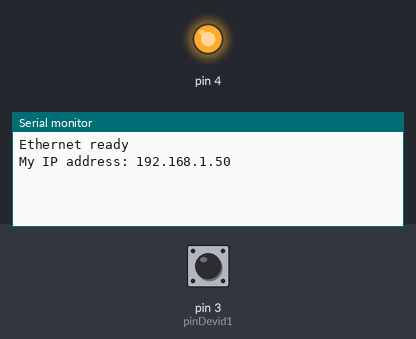
Bench run of a sketch on a simulated Arduino Leonardo, built with avr-gcc and run on an emulated ATmega32U4. Shown: output pins drawn as LEDs (lit = HIGH), the last lines printed to the serial monitor. The test bench sets the inputs (shaded band); at power-on: pin 3 (pinDevid1) LOW. WiFi joins after 1.5 s; servers stay silent unless stated; uploads are accepted with an empty reply.

Above: at 3.7 s.
3.8 s: pin 3 (pinDevid1) driven HIGH
At 5.0 s:
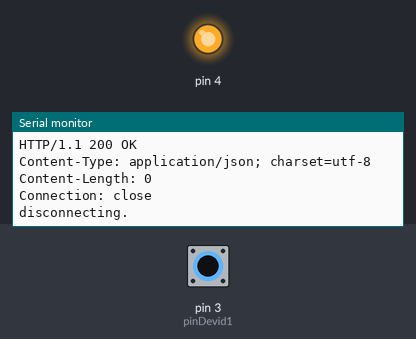
5.3 s: pin 3 (pinDevid1) driven LOW
At 6.5 s:
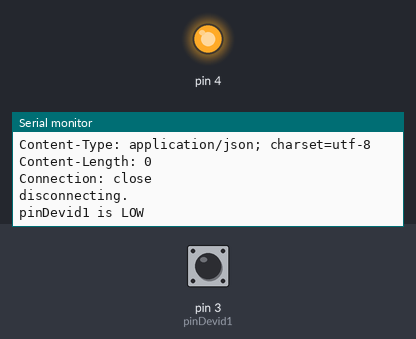
6.8 s: pin 3 (pinDevid1) pulsed HIGH 2 times (0.12 s each, 0.3 s apart)
At 6.96 s:
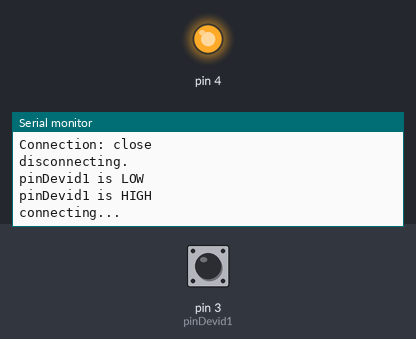
8.9 s: pin 3 (pinDevid1) pulsed HIGH 5 times (0.12 s each, 0.3 s apart)
At 9.06 s:
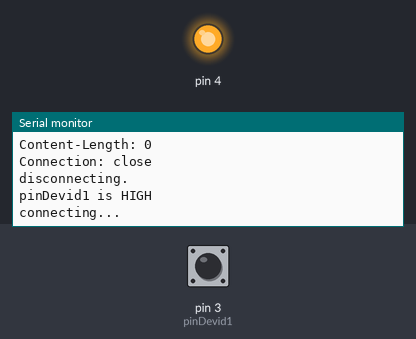

The sketch:

PushingBox-for-Arduino-Seeedstudio-Shield.ino
```cpp
////
//
// General code from http://www.pushingbox.com for Arduino + SeeedStudio Shield
// Credit to Chris Weber (thanks ;-) )
//
////

#include <SPI.h>
#include <EthernetV2_0.h>

  /////////////////
 // MODIFY HERE //
/////////////////
byte mac[] = { 0x00, 0xAA, 0xBB, 0xCC, 0xDE, 0x19 };   // Be sure this address is unique in your network

//Your secret DevID from PushingBox.com. You can use multiple DevID  on multiple Pin if you want
char DEVID1[] = "pushing box scenario identifier";        //Scenario : "The mailbox is open"

//Numeric Pin where you connect your switch
uint8_t pinDevid1 = 3; // Example : the mailbox switch is connect to the Pin 3

// Debug mode
boolean DEBUG = true;
  //////////////
 //   End    //
//////////////


char serverName[] = "api.pushingbox.com";
boolean pinDevid1State = false;                // Save the last state of the Pin for DEVID1
boolean lastConnected = false;                 // State of the connection last time through the main loop


// Initialize the Ethernet client library
// with the IP address and port of the server
// that you want to connect to (port 80 is default for HTTP):
EthernetClient client;

void setup() {
  Serial.begin(9600);
  pinMode(pinDevid1, INPUT);
  pinMode(4,OUTPUT);
 digitalWrite(4,HIGH);//Deselect the SD card
  // this check is only needed on the Leonardo:
   while (!Serial) {
    ; // wait for serial port to connect. Needed for Leonardo only
  }

  // start the Ethernet connection:
  if (Ethernet.begin(mac) == 0) {
    Serial.println("Failed to configure Ethernet using DHCP");
    // no point in carrying on, so do nothing forevermore:
    while(true);
  }
  else{
    Serial.println("Ethernet ready");
    // print the Ethernet board/shield's IP address:
    Serial.print("My IP address: ");
    Serial.println(Ethernet.localIP());
  }
  // give the Ethernet shield a second to initialize:
  delay(1000);
}

void loop()
{
      ////
      // Listening for the pinDevid1 state
      ////
      if (digitalRead(pinDevid1) == HIGH && pinDevid1State == false) // switch on pinDevid1 is ON
      {
        if(DEBUG){Serial.println("pinDevid1 is HIGH");}
        pinDevid1State = true;
        //Sending request to PushingBox when the pin is HIGHT
        sendToPushingBox(DEVID1);
      }
       if (digitalRead(pinDevid1) == LOW && pinDevid1State == true) // switch on pinDevid1 is OFF
      {
        if(DEBUG){Serial.println("pinDevid1 is LOW");}
        pinDevid1State = false;
        //Sending request to PushingBox when the pin is LOW
        //sendToPushingBox(DEVID1);    //Here you can run an other scenario by creating a DEVID2 variable
      }


      //DEBUG part
      // this write the respons from PushingBox Server.
      // You should see a "200 OK"
      if (client.available()) {
        char c = client.read();
        if(DEBUG){Serial.print(c);}
      }

      // if there's no net connection, but there was one last time
      // through the loop, then stop the client:
      if (!client.connected() && lastConnected) {
        if(DEBUG){Serial.println();}
        if(DEBUG){Serial.println("disconnecting.");}
        client.stop();
      }
      lastConnected = client.connected();
}


//Function for sending the request to PushingBox
void sendToPushingBox(char devid[]){
  client.stop();
  if(DEBUG){Serial.println("connecting...");}

  if (client.connect(serverName, 80)) {
    if(DEBUG){Serial.println("connected");}

    if(DEBUG){Serial.println("sendind request");}
    client.print("GET /pushingbox?devid=");
    client.print(devid);
    client.println(" HTTP/1.1");
    client.print("Host: ");
    client.println(serverName);
    client.println("User-Agent: Arduino");
    client.println();
  }
  else {
    if(DEBUG){Serial.println("connection failed");}
  }
}
```

Measured:
- after the input at 3.8 s, the serial monitor: prints a new line at once (image 1)
- after the input at 5.3 s, the serial monitor: prints a new line at once (image 2)
